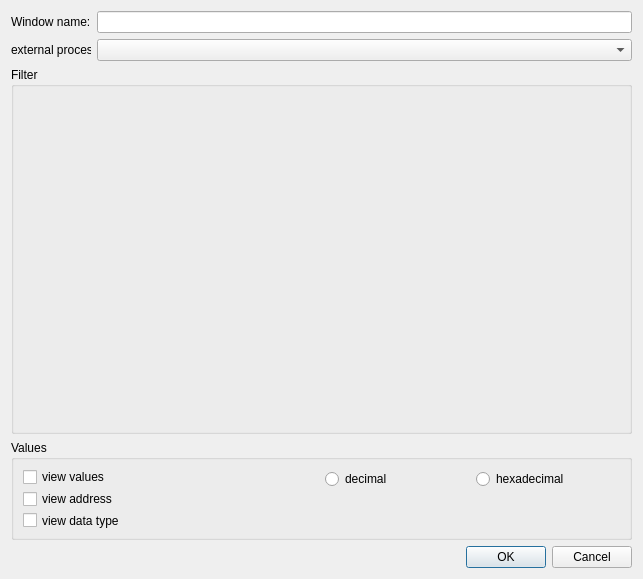
<?xml version="1.0" encoding="UTF-8"?>
<ui version="4.0">
 <class>ConfigCalibrationTreeViewDialog</class>
 <widget class="QDialog" name="ConfigCalibrationTreeViewDialog">
  <property name="geometry">
   <rect>
    <x>0</x>
    <y>0</y>
    <width>643</width>
    <height>579</height>
   </rect>
  </property>
  <property name="windowTitle">
   <string>Configure callibaration tree view</string>
  </property>
  <property name="windowIcon">
   <iconset resource="../../Icons.qrc">
    <normaloff>:/Icons/Application.ico</normaloff>:/Icons/Application.ico</iconset>
  </property>
  <layout class="QVBoxLayout" name="verticalLayout_3" stretch="0,0,1,0,0">
   <item>
    <layout class="QHBoxLayout" name="horizontalLayout_2">
     <item>
      <widget class="QLabel" name="label">
       <property name="minimumSize">
        <size>
         <width>80</width>
         <height>0</height>
        </size>
       </property>
       <property name="maximumSize">
        <size>
         <width>80</width>
         <height>16777215</height>
        </size>
       </property>
       <property name="text">
        <string>Window name:</string>
       </property>
      </widget>
     </item>
     <item>
      <widget class="QLineEdit" name="WindowNameLineEdit"/>
     </item>
    </layout>
   </item>
   <item>
    <layout class="QHBoxLayout" name="horizontalLayout_3">
     <property name="sizeConstraint">
      <enum>QLayout::SetDefaultConstraint</enum>
     </property>
     <item>
      <widget class="QLabel" name="label_2">
       <property name="minimumSize">
        <size>
         <width>80</width>
         <height>0</height>
        </size>
       </property>
       <property name="maximumSize">
        <size>
         <width>80</width>
         <height>16777215</height>
        </size>
       </property>
       <property name="text">
        <string>external process</string>
       </property>
      </widget>
     </item>
     <item>
      <widget class="QComboBox" name="ProcessComboBox"/>
     </item>
    </layout>
   </item>
   <item>
    <widget class="ConfigFilter" name="Filter">
     <property name="minimumSize">
      <size>
       <width>100</width>
       <height>200</height>
      </size>
     </property>
     <property name="title">
      <string>Filter</string>
     </property>
    </widget>
   </item>
   <item>
    <widget class="QGroupBox" name="ValueGroupBox">
     <property name="maximumSize">
      <size>
       <width>16777215</width>
       <height>100</height>
      </size>
     </property>
     <property name="title">
      <string>Values</string>
     </property>
     <layout class="QHBoxLayout" name="horizontalLayout_4">
      <item>
       <layout class="QVBoxLayout" name="verticalLayout_2">
        <item>
         <widget class="QCheckBox" name="ViewValuesCheckBox">
          <property name="text">
           <string>view values</string>
          </property>
         </widget>
        </item>
        <item>
         <widget class="QCheckBox" name="ViewAddressCheckBox">
          <property name="text">
           <string>view address</string>
          </property>
         </widget>
        </item>
        <item>
         <widget class="QCheckBox" name="ViewDataTypeCheckBox">
          <property name="text">
           <string>view data type</string>
          </property>
         </widget>
        </item>
        <item>
         <spacer name="verticalSpacer_2">
          <property name="orientation">
           <enum>Qt::Vertical</enum>
          </property>
          <property name="sizeHint" stdset="0">
           <size>
            <width>20</width>
            <height>40</height>
           </size>
          </property>
         </spacer>
        </item>
       </layout>
      </item>
      <item>
       <layout class="QVBoxLayout" name="verticalLayout">
        <item>
         <layout class="QHBoxLayout" name="horizontalLayout">
          <item>
           <widget class="QRadioButton" name="DecimalRadioButton">
            <property name="text">
             <string>decimal</string>
            </property>
           </widget>
          </item>
          <item>
           <widget class="QRadioButton" name="HexadecimalRadioButton">
            <property name="text">
             <string>hexadecimal</string>
            </property>
           </widget>
          </item>
         </layout>
        </item>
        <item>
         <spacer name="verticalSpacer_3">
          <property name="orientation">
           <enum>Qt::Vertical</enum>
          </property>
          <property name="sizeHint" stdset="0">
           <size>
            <width>20</width>
            <height>40</height>
           </size>
          </property>
         </spacer>
        </item>
       </layout>
      </item>
     </layout>
    </widget>
   </item>
   <item>
    <widget class="QDialogButtonBox" name="buttonBox">
     <property name="orientation">
      <enum>Qt::Horizontal</enum>
     </property>
     <property name="standardButtons">
      <set>QDialogButtonBox::Cancel|QDialogButtonBox::Ok</set>
     </property>
    </widget>
   </item>
  </layout>
 </widget>
 <customwidgets>
  <customwidget>
   <class>ConfigFilter</class>
   <extends>QGroupBox</extends>
   <header>ConfigFilter.h</header>
   <container>1</container>
  </customwidget>
 </customwidgets>
 <resources>
  <include location="../../Icons.qrc"/>
 </resources>
 <connections>
  <connection>
   <sender>buttonBox</sender>
   <signal>accepted()</signal>
   <receiver>ConfigCalibrationTreeViewDialog</receiver>
   <slot>accept()</slot>
   <hints>
    <hint type="sourcelabel">
     <x>248</x>
     <y>254</y>
    </hint>
    <hint type="destinationlabel">
     <x>157</x>
     <y>274</y>
    </hint>
   </hints>
  </connection>
  <connection>
   <sender>buttonBox</sender>
   <signal>rejected()</signal>
   <receiver>ConfigCalibrationTreeViewDialog</receiver>
   <slot>reject()</slot>
   <hints>
    <hint type="sourcelabel">
     <x>316</x>
     <y>260</y>
    </hint>
    <hint type="destinationlabel">
     <x>286</x>
     <y>274</y>
    </hint>
   </hints>
  </connection>
 </connections>
</ui>
